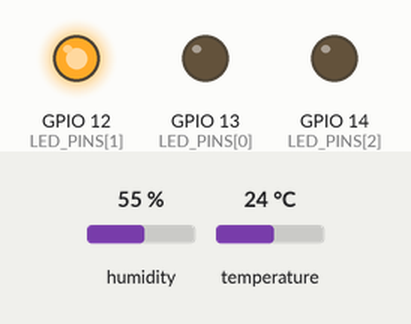
This program was run on a simulated ESP32. Shown: output pins drawn as LEDs (lit = HIGH). Wiring (inferred from the names in the program): DHT11 sensor: data GPIO 27. Inputs (shaded band) come from the test bench; at power-on: humidity 55 %, temperature 24 °C. WiFi joins after 1.5 s; servers stay silent unless stated; uploads are accepted with an empty reply; the local clock reads 2024-03-15 10:24:30 at power-on unless the program sets it; what the program prints to the serial monitor is not drawn.

Above: at 1.85 s.
At 3.35 s:
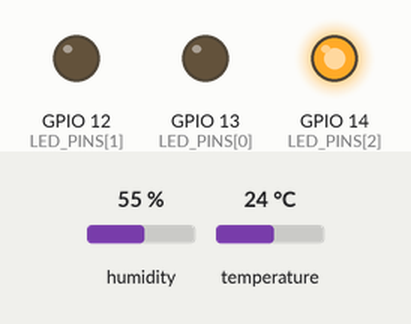
At 4.75 s:
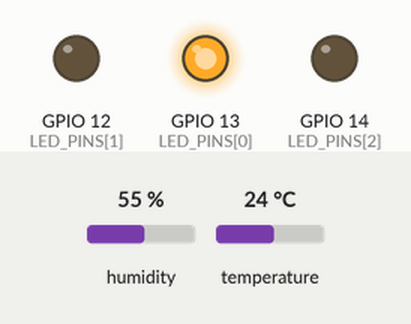
Timing chart, 0 to 5.0 s (numbered marks = the images above):
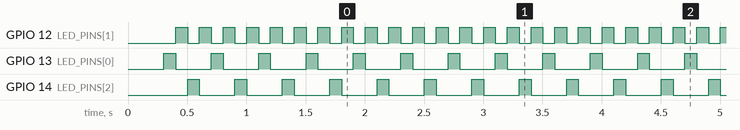

The program:

main.cpp
```cpp
#include <Arduino.h>
#include <WiFi.h>
#include <WiFiClientSecure.h>
#include <HTTPClient.h>
#include <time.h>

#include "config.h"

// ---------------------------------------------------------------------------
// Wiring
//   DHT12 module   S   -> D27 (GPIO27)  [D34 is input-only, cannot drive DHT]
//                  VCC -> 3V3
//                  GND -> GND
//   LEDs           D13, D12, D14 -> 220-330 R -> GND  (ping-pong heartbeat)
// ---------------------------------------------------------------------------

static const int DHT_PIN = 27;

// 5 s sensor readings, uploaded in batches of 6 (= one POST every ~30 s).
static const uint32_t SAMPLE_MS = 5000;
static const uint8_t BATCH_SIZE = 6;
static const uint32_t WIFI_RETRY_MS = 5000;

// LED heartbeat
static const uint8_t LED_PINS[] = {13, 12, 14};
static const uint8_t LED_COUNT = sizeof(LED_PINS) / sizeof(LED_PINS[0]);
static const uint32_t LED_STEP_MS = 100;

struct Reading {
  uint32_t ts;  // unix seconds, 0 = unknown (server stamps it)
  float t;
  float h;
};

static Reading batchBuf[BATCH_SIZE];
static uint8_t batchCount = 0;
static uint32_t samples = 0;
static uint32_t uploadOk = 0;
static uint32_t uploadFail = 0;
static uint32_t dhtFail = 0;
static uint32_t lastSample = 0;
static uint32_t lastWifiTry = 0;
static bool timeSynced = false;

// ---------------------------------------------------------------------------
// DHTxx one-wire read (DHT11/DHT22-style timing, DHT12 decoding)
//   byte0 = humidity int, byte1 = humidity frac
//   byte2 = temp int,     byte3 = temp frac (MSB = sign)
//   byte4 = checksum
// A plain DHT11 sends frac bytes as 0 and still decodes correctly here.
// ---------------------------------------------------------------------------
static inline bool waitLevel(uint8_t pin, int level, uint32_t timeoutUs) {
  uint32_t start = micros();
  while (digitalRead(pin) != level) {
    if ((uint32_t)(micros() - start) > timeoutUs) return false;
  }
  return true;
}

static bool dhtRead(uint8_t pin, float &tOut, float &hOut) {
  uint8_t d[5] = {0, 0, 0, 0, 0};

  pinMode(pin, INPUT_PULLUP);
  delayMicroseconds(50);
  digitalWrite(pin, LOW);
  pinMode(pin, OUTPUT);
  delay(20);  // start signal: >= 18 ms low
  pinMode(pin, INPUT_PULLUP);

  // Sensor answer: ~20-40 us high, 80 us low, 80 us high, then 40 bits.
  if (!waitLevel(pin, LOW, 120)) return false;
  if (!waitLevel(pin, HIGH, 120)) return false;

  for (uint8_t i = 0; i < 40; i++) {
    if (!waitLevel(pin, LOW, 120)) return false;   // 50 us bit separator
    if (!waitLevel(pin, HIGH, 120)) return false;  // rising edge of the bit
    uint32_t t0 = micros();
    if (!waitLevel(pin, LOW, 150)) return false;   // bit ended
    uint32_t dur = (uint32_t)(micros() - t0);

    d[i >> 3] <<= 1;
    if (dur > 50) d[i >> 3] |= 1;  // long high = 1
  }

  if ((uint8_t)(d[0] + d[1] + d[2] + d[3]) != d[4]) return false;

  float h = d[0] + d[1] * 0.1f;
  float t = d[2] + (d[3] & 0x7F) * 0.1f;
  if (d[3] & 0x80) t = -t;

  if (h < 0.0f || h > 100.0f || t < -40.0f || t > 85.0f) return false;

  hOut = h;
  tOut = t;
  return true;
}

// --- LED heartbeat on its own task so HTTPS blocking never freezes it ------
static void ledTask(void *param) {
  int8_t step = 0;
  int8_t dir = 1;
  for (;;) {
    digitalWrite(LED_PINS[step], HIGH);
    vTaskDelay(pdMS_TO_TICKS(LED_STEP_MS));
    digitalWrite(LED_PINS[step], LOW);

    if (step >= (int8_t)(LED_COUNT - 1)) dir = -1;
    else if (step <= 0)                  dir = 1;
    step += dir;
  }
}

static bool ensureWifi() {
  if (WiFi.status() == WL_CONNECTED) return true;
  if (millis() - lastWifiTry < WIFI_RETRY_MS) return false;
  lastWifiTry = millis();

  Serial.printf("[WiFi] connecting to %s ...\n", WIFI_SSID);
  WiFi.mode(WIFI_STA);
  WiFi.begin(WIFI_SSID, WIFI_PASS);

  uint32_t start = millis();
  while (WiFi.status() != WL_CONNECTED && millis() - start < 20000) {
    delay(250);
    Serial.print('.');
  }
  Serial.println();

  if (WiFi.status() != WL_CONNECTED) {
    Serial.printf("[WiFi] failed (status=%d), retrying later\n", WiFi.status());
    return false;
  }

  Serial.printf("[WiFi] connected  IP=%s  RSSI=%d dBm\n",
                WiFi.localIP().toString().c_str(), WiFi.RSSI());

  if (!timeSynced) {
    configTime(8 * 3600, 0, "pool.ntp.org", "time.google.com");
    time_t now = time(nullptr);
    uint32_t waitStart = millis();
    while (now < 1700000000 && millis() - waitStart < 8000) {
      delay(250);
      now = time(nullptr);
    }
    timeSynced = now >= 1700000000;
    Serial.printf("[NTP] %s (epoch=%ld)\n", timeSynced ? "synced" : "not synced",
                  (long)now);
  }
  return true;
}

// POSTs the buffered rows. Returns true when the web app replied status:"ok".
static bool uploadBatch() {
  WiFiClientSecure client;
  client.setInsecure();  // TLS without cert pinning
  client.setTimeout(15);

  HTTPClient http;
  http.setTimeout(20000);
  http.setConnectTimeout(20000);
  http.setFollowRedirects(HTTPC_STRICT_FOLLOW_REDIRECTS);

  if (!http.begin(client, WEBAPP_URL)) {
    Serial.println("[HTTP] begin() failed");
    return false;
  }
  http.addHeader("Content-Type", "application/json");

  String payload = "{\"device\":\"" DEVICE_NAME "\",\"readings\":[";
  for (uint8_t i = 0; i < batchCount; i++) {
    if (i) payload += ",";
    if (batchBuf[i].ts) {
      payload += "{\"ts\":" + String(batchBuf[i].ts) +
                 ",\"t\":" + String(batchBuf[i].t, 1) +
                 ",\"h\":" + String(batchBuf[i].h, 1) + "}";
    } else {
      payload += "{\"t\":" + String(batchBuf[i].t, 1) +
                 ",\"h\":" + String(batchBuf[i].h, 1) + "}";
    }
  }
  payload += "]}";

  int code = http.POST((uint8_t *)payload.c_str(), payload.length());
  String body = http.getString();
  http.end();

  bool ok = (code == 200) && body.indexOf("\"ok\"") >= 0;
  String snippet = body.length() > 120 ? body.substring(0, 120) + "..." : body;
  Serial.printf("[HTTP %d] %u row(s) -> %s\n", code, batchCount, snippet.c_str());
  return ok;
}

static void flushBatch() {
  if (batchCount == 0) return;
  if (!ensureWifi()) {
    // Keep the data, but never let the buffer overflow for days.
    if (batchCount == BATCH_SIZE) {
      memmove(&batchBuf[0], &batchBuf[1], sizeof(Reading) * (BATCH_SIZE - 1));
      batchCount--;
      Serial.println("[buffer] WiFi down, dropped oldest reading");
    }
    return;
  }

  if (uploadBatch()) {
    uploadOk += batchCount;
    batchCount = 0;
  } else {
    uploadFail++;
    // Drop the oldest so a permanent failure can't wedge the firmware.
    if (batchCount == BATCH_SIZE) {
      memmove(&batchBuf[0], &batchBuf[1], sizeof(Reading) * (BATCH_SIZE - 1));
      batchCount--;
      Serial.println("[buffer] upload failed, dropped oldest reading");
    }
  }
}

static void sampleOnce() {
  float t = 0, h = 0;
  if (!dhtRead(DHT_PIN, t, h)) {
    dhtFail++;
    Serial.printf("[DHT] read failed (total %lu)\n", (unsigned long)dhtFail);
    return;
  }

  samples++;
  time_t now = time(nullptr);
  Reading r;
  r.ts = (now > 1700000000) ? (uint32_t)now : 0;
  r.t = t;
  r.h = h;
  batchBuf[batchCount++] = r;

  Serial.printf("[DHT] #%lu  %.1f C  %.1f %%RH  (batch %u/%u)\n",
                (unsigned long)samples, t, h, batchCount, BATCH_SIZE);

  if (batchCount >= BATCH_SIZE) flushBatch();
}

void setup() {
  Serial.begin(115200);
  delay(300);
  Serial.println("\n=== ESP32 DHT12 -> Google Sheets ===");

  for (uint8_t i = 0; i < LED_COUNT; i++) {
    pinMode(LED_PINS[i], OUTPUT);
    digitalWrite(LED_PINS[i], LOW);
  }
  xTaskCreatePinnedToCore(ledTask, "led", 2048, NULL, 1, NULL, 0);

  pinMode(DHT_PIN, INPUT_PULLUP);
  Serial.printf("Sensor: DHT12 one-wire on GPIO%d, %lu ms sampling, batch %u\n",
                DHT_PIN, (unsigned long)SAMPLE_MS, BATCH_SIZE);

  WiFi.mode(WIFI_STA);
  WiFi.setSleep(false);
  lastWifiTry = millis() - WIFI_RETRY_MS;  // allow the first attempt right away
  ensureWifi();

  lastSample = millis() - SAMPLE_MS + 2000;  // first reading ~2 s after boot
}

void loop() {
  if (millis() - lastSample >= SAMPLE_MS) {
    lastSample = millis();
    sampleOnce();
  }
  delay(20);
}
```

config.example.h
```cpp
#pragma once

#define WIFI_SSID "YOUR_WIFI_SSID"
#define WIFI_PASS "YOUR_WIFI_PASSWORD"
#define WEBAPP_URL "https://script.google.com/macros/s/YOUR_DEPLOYMENT_ID/exec"
#define DEVICE_NAME "esp32-dht12"
```

Measured:
- by itself, GPIO 12 (LED_PINS[1]): alternates HIGH for 0.10 s and LOW for 0.10 s
- by itself, GPIO 13 (LED_PINS[0]), GPIO 14 (LED_PINS[2]): alternates HIGH for 0.10 s and LOW for 0.30 s
